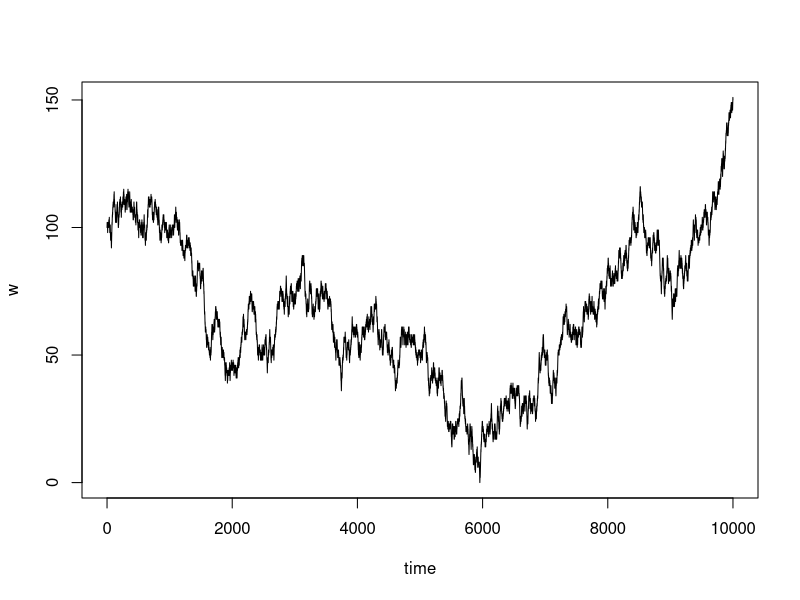
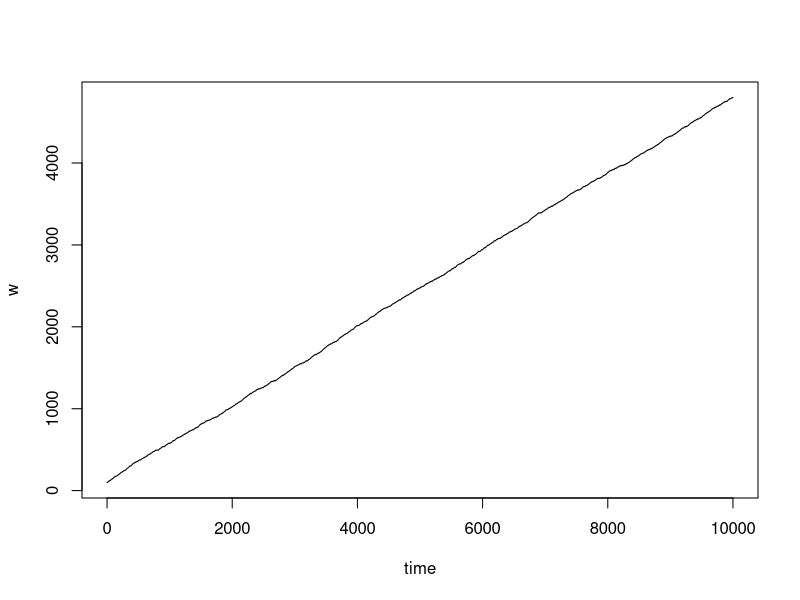
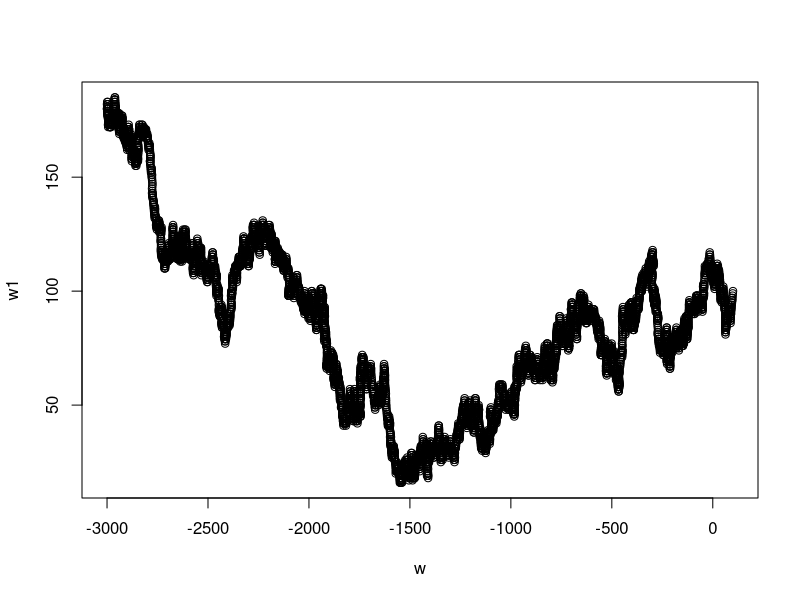

The R source for these figures, in order: (Note: this script raises an error after producing the figures.)

w0 <- 100 # Initial wealth
p <- 0.5 # Probability of a win
T <- 10000  # Terminal time

# Create empty objects to fill
w <- rep(0, T+1)
x <- rep(0, T)

# Fill initial wealth
w[1] = w0

for(t in 1:T){
    # A random draw
    u <- runif(1)
    p <- runif(1) #p becomes a uniform random variable: its value changes at each loop
    if(u <= 1 - p){
        x[t] <- 0
        w[t+1] <- w[t] - 1
    } else {
        x[t] <- 1
        w[t+1] <- w[t] + 1
    }
}
time = 0:T
plot(time, w, type='l')





w0 <- 100 # Initial wealth
u <- runif(1) #u takes a random value, but only at the beginning (outside of the loop. The same random shock is gonna hit p all the time. 
T <- 10000  # Terminal time

# Create empty objects to fill
w <- rep(0, T+1)
x <- rep(0, T)

# Fill initial wealth
w[1] = w0

for(t in 1:T){
    # A random draw
    p <- runif(1) 
    if(u <= 1 - p){
        x[t] <- 0
        w[t+1] <- w[t] - 1
    } else {
        x[t] <- 1
        w[t+1] <- w[t] + 1
    }
}
time = 0:T
plot(time, w, type='l')


#To plot both paths, I'm first going to rewrite the two codes, changing their names. 
w10 <- 100 # Initial wealth
p <- 0.5 # Probability of a win
T <- 10000  # Terminal time

# Create empty objects to fill
w1 <- rep(0, T+1)
x <- rep(0, T)

# Fill initial wealth
w1[1] = w10

for(t in 1:T){
    # A random draw
    u <- runif(1)
    p <- runif(1) #p becomes a uniform random variable: its value changes at each loop
    if(u <= 1 - p){
        x[t] <- 0
        w1[t+1] <- w1[t] - 1
    } else {
        x[t] <- 1
        w1[t+1] <- w1[t] + 1
    }
}
time = 0:T


w0 <- 100 # Initial wealth
u <- runif(1) 
T <- 10000  # Terminal time

# Create empty objects to fill
w <- rep(0, T+1)
x <- rep(0, T)

# Fill initial wealth
w[1] = w0

for(t in 1:T){
    # A random draw
    p <- runif(1) 
    if(u <= 1 - p){
        x[t] <- 0
        w[t+1] <- w[t] - 1
    } else {
        x[t] <- 1
        w[t+1] <- w[t] + 1
    }
}
time = 0:T


#Here come the problems: how to plot both paths? Paul gave me the idea to put a minimum and a maximum value for the graph.
#It is asking for the function 'xlim', but I don't know how to write it... And when I write it he says that he doesn't understand it


maxval <- max(w, w1)
minval <- min(w, w1)
plot(w, w1)
xlim(1, 10)

#Although, I end up witha graph: I'm not sure it's the right one


#Here, I tried to create a loop inside of another loop (loopception). Indeed, I kept the initial loop, running for a certain
#value of p. Then, keeping the final value of w, and running this loop M times. In the end, adding all the w in T, and dividing
#T by M, to get the average. 
#But apparently, it didn't work so well

w0 <- 100 # Initial wealth
u <- runif(1) #u takes a random value, but only at the beginning (outside of the loop. The same random shock is gonna hit p all the time. 
L <- 100  #number of trials in one loop
M <- 10 #total number of loops
T <- 0 #it will contain the sum of the results of all the trials

w <- rep(0, T+1)
x <- rep(0, T)

# Fill initial wealth
w[1] = w0

p <- runif(1) #p is taken out of the loop, to get only one value for it. 

for(M in 1:10){ #creating the upper loop
    

for(t in 1:M){ #the inner loop
   
    
    if(u <= 1 - p){
        x[t] <- 0
        w[t+1] <- w[t] - 1
        T <- T+w[t+1]
    } else {
        x[t] <- 1
        w[t+1] <- w[t] + 1
    T <- T+w[t+1]
    }
    
    
}
    M <- M+1
T <- T+w[t+1]
}

time = 0:M
T <- T/M #computing the average (= sum of all the results / number of trials)
show (T)


#Here, if the last question had gone well, I think I'd have put the p inside of the loop again, to give it many
#different random values. 








